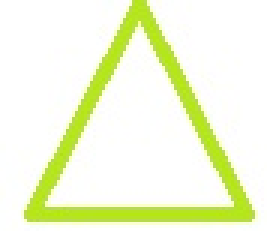
#> input picture target.jpg, 89 x 77 px, given in place of target.png, which was not available (shown 3 times larger)
$ jupyter execute 'opencv基础一.ipynb'   (older library calls are emulated)   (text cells are left out)
#> lines starting #> are read from the running program, lines starting #| are printed output that depends on the picture; pictures that were not available may be replaced by others from this repository, and a replacement may not be noted
[cell 1]
import numpy as np
import cv2
# 用Numpy生成unit8格式的数组作为图片
img=np.zeros((3,3,),dtype=np.uint8)
print(img)

img=cv2.cvtColor(img,cv2.COLOR_GRAY2BGR)
print('将灰度图转BGR后的图片：\n',img)
##由此可看，每个像素由一个三原数组表示，并且每个整数向量分别表示一个B、G、R通道

print('图片的大小和通道数',img.shape)

[cell 2]
#保存改变图片的格式
img=cv2.imread('target.png')
#> img is the input picture: shape (77, 89, 3); mean B, G, R 216.9, 249.7, 242.5
cv2.imwrite('target.jpg',img)
#> Out = True

[cell 3]
# 方法一：转灰度图
grayImg=cv2.imread('target.jpg',cv2.IMREAD_GRAYSCALE)
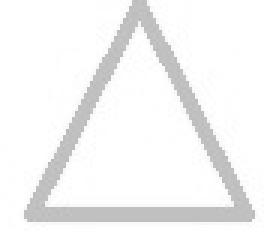
#> grayImg: shape (77, 89) (shown 3 times larger); min 184, max 255, mean 243.7
#方法二：转灰度图
grayImg2=cv2.imread('target.jpg',0)
cv2.imshow('grayImg',grayImg)
cv2.imshow('grayImg2',grayImg2)
cv2.waitKey(0)
cv2.destroyAllWindows()

[cell 4]
# 随机字节的bytearray转换为灰度图像和BGR图像
import cv2
import numpy as np
import os

# 生成一个120000随机字节的数组
randomByteArray = bytearray(os.urandom(120000))
# print(randomByteArray)
flatNumpyArray=np.array(randomByteArray)
# print(flatNumpyArray)

# 将数组转成一个400X300的灰度图片
grayImage=flatNumpyArray.reshape(300,400)

# 将数组转成400X100的彩色图片
bgrImg=flatNumpyArray.reshape(100,400,3)

cv2.imshow('grayImage',grayImage)
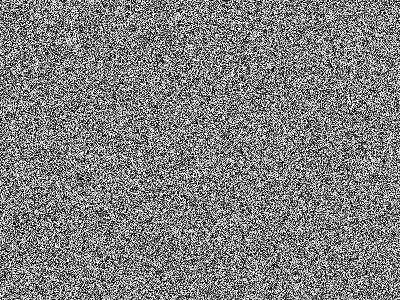
#> window 'grayImage': shape (300, 400); min 0, max 255, mean 127.4
cv2.imshow('bgrImg',bgrImg)
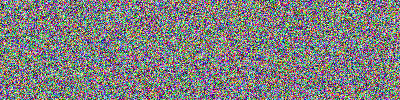
#> window 'bgrImg': shape (100, 400, 3); mean B, G, R 126.9, 127.5, 127.7
cv2.waitKey(0)
cv2.destroyAllWindows()

[cell 5]
img=cv2.imread('target.jpg')
# 一个像素由一个包含三个元素的数组构成
print(img[0][0])
#| [255 255 255]

# 使用numpy.array访问图像数据
print(img.item(56,45,0))
#| 255
img.itemset((56,45,0),0)
#> img: shape (77, 89, 3); mean B, G, R 216.6, 249.1, 242.3
print(img.item(56,45,0))
#| 0

cv2.imshow('img',img)

img[:,:,1]=0
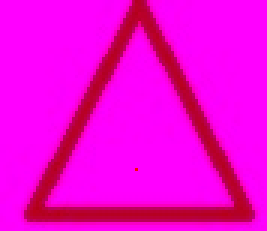
#> img: shape (77, 89, 3) (shown 3 times larger); mean B, G, R 216.6, 0, 242.3
cv2.imshow('改变后的图片',img)

img_roi=img[0:50,0:50]
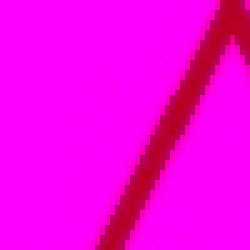
#> img_roi: shape (50, 50, 3) (shown 5 times larger); mean B, G, R 226.8, 0, 245.6
cv2.imshow('img_roi',img_roi)
cv2.waitKey(0)
cv2.destroyAllWindows()

[cell 6]
print('查看图片的宽，高和通道数：',img.shape)
#| 查看图片的宽，高和通道数： (77, 89, 3)
print('查看图像像素的大小：',img.size)
#| 查看图像像素的大小： 20559
print('查看图像的数据类型：',img.dtype)
#| 查看图像的数据类型： uint8
